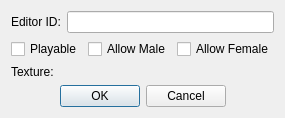
<?xml version="1.0" encoding="UTF-8"?>
<ui version="4.0">
 <class>FormDialogEyes</class>
 <widget class="QDialog" name="FormDialogEyes">
  <property name="windowTitle">
   <string>Eyes (Deprecated)</string>
  </property>
  <layout class="QVBoxLayout" name="verticalLayout">
   <item>
    <layout class="QGridLayout" name="gridLayout">
     <item row="0" column="1">
      <widget class="QLineEdit" name="editorID"/>
     </item>
     <item row="0" column="0">
      <widget class="QLabel" name="label">
       <property name="text">
        <string>Editor ID:</string>
       </property>
       <property name="buddy">
        <cstring>editorID</cstring>
       </property>
      </widget>
     </item>
     <item row="2" column="0">
      <widget class="QLabel" name="label_2">
       <property name="text">
        <string>Texture:</string>
       </property>
       <property name="buddy">
        <cstring>texture</cstring>
       </property>
      </widget>
     </item>
     <item row="1" column="0" colspan="2">
      <layout class="QHBoxLayout" name="horizontalLayout">
       <item>
        <widget class="QCheckBox" name="flagPlayable">
         <property name="text">
          <string>Playable</string>
         </property>
        </widget>
       </item>
       <item>
        <widget class="QCheckBox" name="flagMale">
         <property name="text">
          <string>Allow Male</string>
         </property>
        </widget>
       </item>
       <item>
        <widget class="QCheckBox" name="flagFemale">
         <property name="text">
          <string>Allow Female</string>
         </property>
        </widget>
       </item>
      </layout>
     </item>
     <item row="2" column="1">
      <widget class="DKGameFilePicker" name="texture">
       <property name="presetConfiguration">
        <enum>DKGameFilePicker::Textures</enum>
       </property>
      </widget>
     </item>
    </layout>
   </item>
   <item>
    <layout class="QHBoxLayout" name="buttonsLayout">
     <item>
      <spacer name="horizontalSpacer">
       <property name="orientation">
        <enum>Qt::Horizontal</enum>
       </property>
       <property name="sizeHint" stdset="0">
        <size>
         <width>40</width>
         <height>20</height>
        </size>
       </property>
      </spacer>
     </item>
     <item>
      <widget class="QPushButton" name="buttonOK">
       <property name="text">
        <string>OK</string>
       </property>
      </widget>
     </item>
     <item>
      <widget class="QPushButton" name="buttonCancel">
       <property name="text">
        <string>Cancel</string>
       </property>
      </widget>
     </item>
     <item>
      <spacer name="horizontalSpacer_2">
       <property name="orientation">
        <enum>Qt::Horizontal</enum>
       </property>
       <property name="sizeHint" stdset="0">
        <size>
         <width>40</width>
         <height>20</height>
        </size>
       </property>
      </spacer>
     </item>
    </layout>
   </item>
  </layout>
 </widget>
 <customwidgets>
  <customwidget>
   <class>DKGameFilePicker</class>
   <extends>QWidget</extends>
   <header>widgets/DKGameFilePicker.h</header>
  </customwidget>
 </customwidgets>
 <tabstops>
  <tabstop>editorID</tabstop>
  <tabstop>flagPlayable</tabstop>
  <tabstop>flagMale</tabstop>
  <tabstop>flagFemale</tabstop>
  <tabstop>texture</tabstop>
  <tabstop>buttonOK</tabstop>
  <tabstop>buttonCancel</tabstop>
 </tabstops>
 <resources/>
 <connections/>
</ui>
